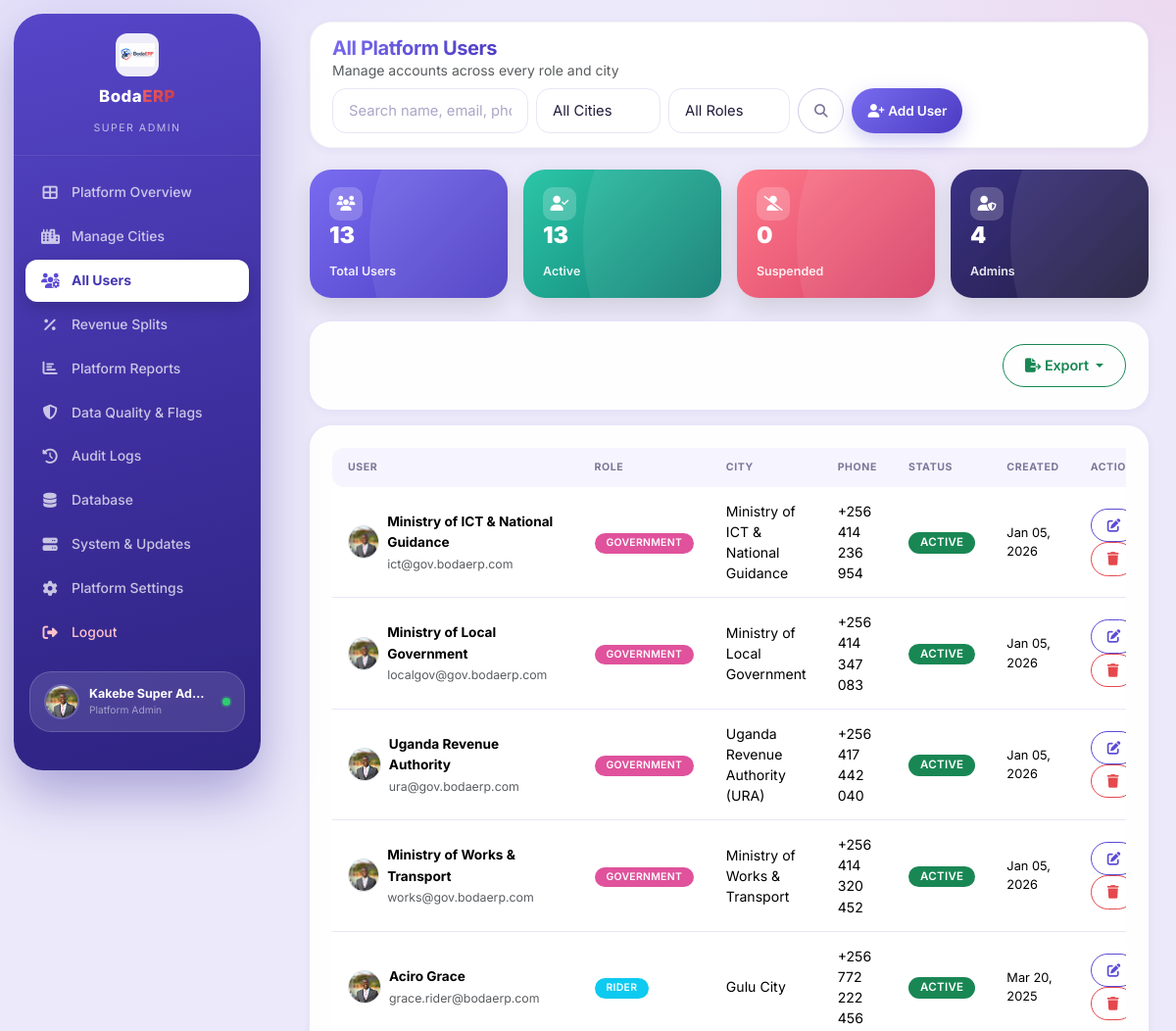
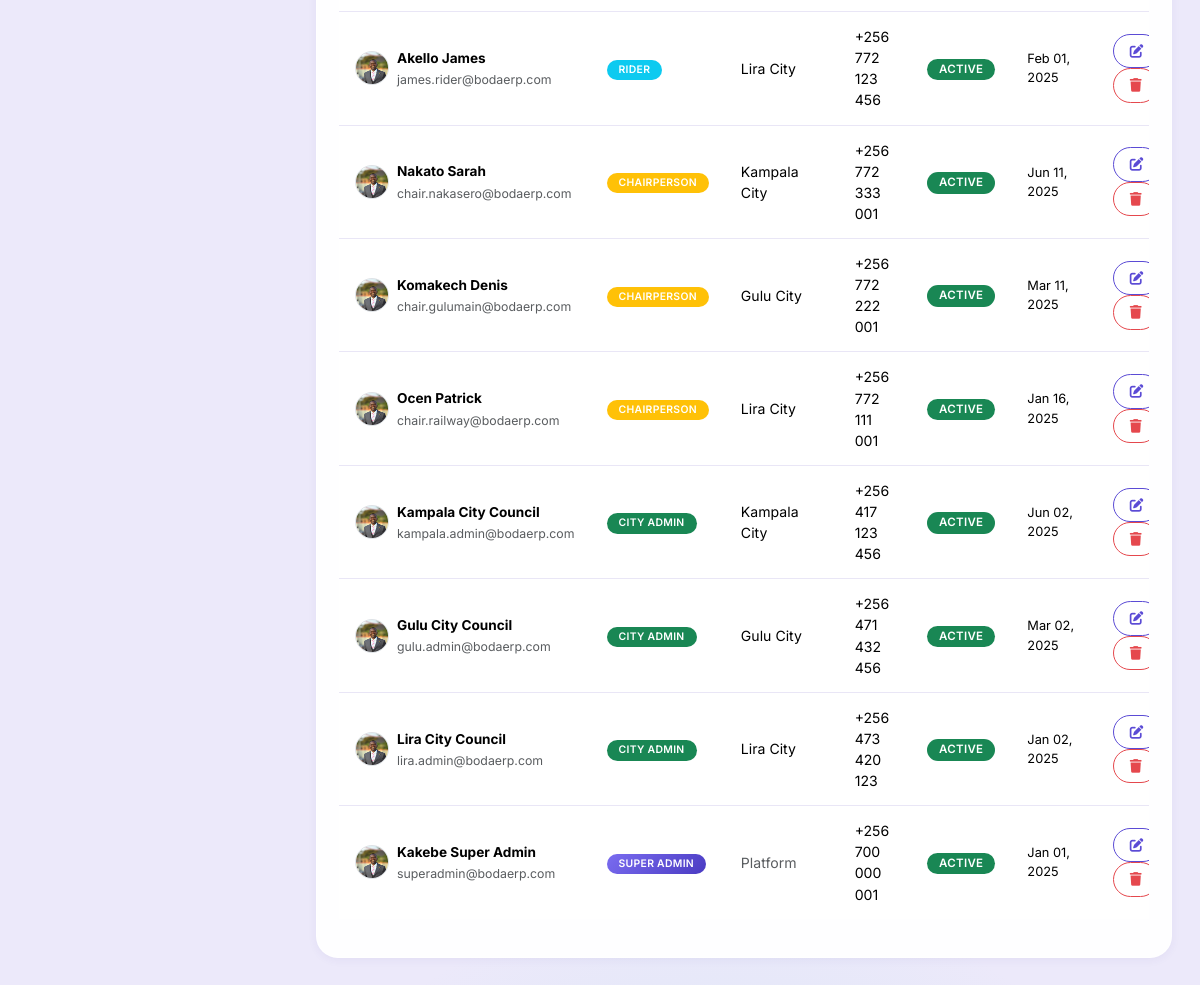
The page /packages/frontend/pages/superadmin/users.php (signed in) on the database its author committed (2 pictures, top to bottom).
### tables this page shows
CREATE TABLE users (
  id             INT AUTO_INCREMENT PRIMARY KEY,
  name           VARCHAR(150) NOT NULL,
  email          VARCHAR(150) NOT NULL UNIQUE,
  phone          VARCHAR(30),
  password_hash  VARCHAR(255) NOT NULL,
  role           ENUM('super_admin','city_admin','chairperson','rider','government') NOT NULL,
  city_id        CHAR(3) NULL,
  stage_id       INT NULL,
  agency_name    VARCHAR(150) NULL,
  avatar_path    VARCHAR(255),
  status         ENUM('active','suspended') NOT NULL DEFAULT 'active',
  deleted_at     DATETIME NULL,
  created_at     DATETIME NOT NULL DEFAULT CURRENT_TIMESTAMP,
  updated_at     DATETIME NOT NULL DEFAULT CURRENT_TIMESTAMP ON UPDATE CURRENT_TIMESTAMP,
  FOREIGN KEY (city_id)  REFERENCES cities(id)  ON DELETE RESTRICT,
  FOREIGN KEY (stage_id) REFERENCES stages(id)  ON DELETE SET NULL,
  INDEX idx_users_role (role),
  INDEX idx_users_city (city_id)
);

CREATE TABLE cities (
  id                        CHAR(3)          PRIMARY KEY,
  name                      VARCHAR(120)     NOT NULL,
  country                   VARCHAR(80)      NOT NULL DEFAULT 'Uganda',
  currency                  CHAR(3)          NOT NULL DEFAULT 'UGX',
  logo_path                 VARCHAR(255),
  annual_fee                DECIMAL(12,2)    NOT NULL DEFAULT 0,
  fiscal_year               VARCHAR(20)      NOT NULL DEFAULT '2026/2027',
  id_prefix                 VARCHAR(20)      NOT NULL,
  status                    ENUM('active','pending','suspended') NOT NULL DEFAULT 'pending',
  contact_email             VARCHAR(150),
  contact_phone             VARCHAR(30),
  address                   VARCHAR(255),
  payment_gateway           VARCHAR(60),
  sms_gateway               VARCHAR(60),
  revenue_split_city        TINYINT UNSIGNED NOT NULL DEFAULT 55,
  revenue_split_association TINYINT UNSIGNED NOT NULL DEFAULT 26,
  revenue_split_platform    TINYINT UNSIGNED NOT NULL DEFAULT 9,
  revenue_split_government  TINYINT UNSIGNED NOT NULL DEFAULT 10,
  compliance_target         TINYINT UNSIGNED NOT NULL DEFAULT 70,
  grace_period_days         SMALLINT UNSIGNED NOT NULL DEFAULT 30,
  reminder_days             SMALLINT UNSIGNED NOT NULL DEFAULT 14,
  created_by                INT NULL,
  created_at                DATETIME         NOT NULL DEFAULT CURRENT_TIMESTAMP,
  updated_at                DATETIME         NOT NULL DEFAULT CURRENT_TIMESTAMP ON UPDATE CURRENT_TIMESTAMP,
  CONSTRAINT chk_revenue_split CHECK (revenue_split_city + revenue_split_association + revenue_split_platform + revenue_split_government = 100)
);

### packages/frontend/pages/superadmin/users.php (the view, shortened to what the rows shown need)
<?php
$sql = "SELECT u.*, c.name AS city_name, c.logo_path AS city_logo FROM users u LEFT JOIN cities c ON c.id = u.city_id WHERE u.deleted_at IS NULL";
$params = [];
$sql .= " ORDER BY u.id DESC";
$users = fetchAll($sql, $params);
$roleColors = ['super_admin' => 'primary', 'city_admin' => 'success', 'chairperson' => 'warning', 'rider' => 'info'];
?>
<!DOCTYPE html>
<html lang="en">
<head>
    <?php $pageTitle = 'All Users - BodaERP Platform'; require __DIR__ . '/../../partials/head-assets.php'; ?>
</head>
<body>
<div class="main-content" id="mainContent">
    <div class="content-area">
        <div class="card">
            <div class="card-body">
                <div class="table-responsive">
                    <table class="table table-hover align-middle" id="usersTable">
                        <thead><tr><th>User</th><th>Role</th><th>City</th><th>Phone</th><th>Status</th><th>Created</th><th class="no-export">Actions</th></tr></thead>
                        <tbody>
                        <?php foreach ($users as $u): $sc = ['active'=>'success','suspended'=>'secondary']; ?>
                            <tr>
                                <td>
                                    <div class="d-flex align-items-center gap-2">
                                        <img src="<?= BASE_URL ?>/assets/images/avatar-placeholder.png" width="34" height="34" class="rounded-circle border">
                                        <div><strong style="font-size:0.85rem;"><?= h($u['name']) ?></strong><br><small class="text-muted"><?= h($u['email']) ?></small></div>
                                    </div>
                                </td>
                                <td><?php if ($u['role'] === 'government'): ?><span class="badge" style="font-size:0.65rem;background:#e0529c;">GOVERNMENT</span><?php else: ?><span class="badge bg-<?= $roleColors[$u['role']] ?? 'secondary' ?>" style="font-size:0.65rem;"><?= strtoupper(str_replace('_',' ',$u['role'])) ?></span><?php endif; ?></td>
                                <td><?= $u['role'] === 'government' ? h($u['agency_name'] ?: 'National') : ($u['city_name'] ? h($u['city_name']) : '<span class="text-muted">Platform</span>') ?></td>
                                <td><?= h($u['phone'] ?: '—') ?></td>
                                <td><span class="badge bg-<?= $sc[$u['status']] ?? 'secondary' ?>"><?= strtoupper($u['status']) ?></span></td>
                                <td style="font-size:0.8rem;"><?= formatDate($u['created_at']) ?></td>
                                <td class="no-export">
                                    <button class="btn btn-sm btn-outline-primary" onclick="openEditUser(<?= (int) $u['id'] ?>)"><i class="fas fa-edit"></i></button>
                                    <form method="post" class="d-inline" onsubmit="return confirm('Delete this user?');">
                                        <button type="submit" class="btn btn-sm btn-outline-danger"><i class="fas fa-trash"></i></button>
                                    </form>
                                </td>
                            </tr>
                        <?php endforeach; ?>
                        </tbody>
                    </table>
                </div>
            </div>
        </div>
    </div>
</div>
</body>
</html>

### rows shown on the page
users: name "Ministry of ICT & National Guidance", email "ict@gov.bodaerp.com", role "GOVERNMENT", agency_name "Ministry of ICT & National Guidance", phone "+256 414 236 954", status "ACTIVE", created_at "Jan 05, 2026"
users: name "Ministry of Local Government", email "localgov@gov.bodaerp.com", role "GOVERNMENT", agency_name "Ministry of Local Government", phone "+256 414 347 083", status "ACTIVE", created_at "Jan 05, 2026"
users: name "Uganda Revenue Authority", email "ura@gov.bodaerp.com", role "GOVERNMENT", agency_name "Uganda Revenue Authority (URA)", phone "+256 417 442 040", status "ACTIVE", created_at "Jan 05, 2026"
users: name "Ministry of Works & Transport", email "works@gov.bodaerp.com", role "GOVERNMENT", agency_name "Ministry of Works & Transport", phone "+256 414 320 452", status "ACTIVE", created_at "Jan 05, 2026"
users: name "Aciro Grace", email "grace.rider@bodaerp.com", role "RIDER", city.name "Gulu City", phone "+256 772 222 456", status "ACTIVE", created_at "Mar 20, 2025"
users: name "Akello James", email "james.rider@bodaerp.com", role "RIDER", city.name "Lira City", phone "+256 772 123 456", status "ACTIVE", created_at "Feb 01, 2025"
users: name "Nakato Sarah", email "chair.nakasero@bodaerp.com", role "CHAIRPERSON", city.name "Kampala City", phone "+256 772 333 001", status "ACTIVE", created_at "Jun 11, 2025"
users: name "Komakech Denis", email "chair.gulumain@bodaerp.com", role "CHAIRPERSON", city.name "Gulu City", phone "+256 772 222 001", status "ACTIVE", created_at "Mar 11, 2025"
users: name "Ocen Patrick", email "chair.railway@bodaerp.com", role "CHAIRPERSON", city.name "Lira City", phone "+256 772 111 001", status "ACTIVE", created_at "Jan 16, 2025"
users: name "Kampala City Council", email "kampala.admin@bodaerp.com", role "CITY ADMIN", city.name "Kampala City", phone "+256 417 123 456", status "ACTIVE", created_at "Jun 02, 2025"
users: name "Gulu City Council", email "gulu.admin@bodaerp.com", role "CITY ADMIN", city.name "Gulu City", phone "+256 471 432 456", status "ACTIVE", created_at "Mar 02, 2025"
users: name "Lira City Council", email "lira.admin@bodaerp.com", role "CITY ADMIN", city.name "Lira City", phone "+256 473 420 123", status "ACTIVE", created_at "Jan 02, 2025"
users: name "Kakebe Super Admin", email "superadmin@bodaerp.com", role "SUPER ADMIN", shows "Platform", phone "+256 700 000 001", status "ACTIVE", created_at "Jan 01, 2025"

### other values the page prints
$label "Platform Overview"
$label "Manage Cities"
$label "All Users"
$label "Revenue Splits"
$label "Platform Reports"
$label "Data Quality & Flags"
$label "Audit Logs"
$label "Database"
$label "System & Updates"
$label "Platform Settings"
$_SESSION['name'] "Kakebe Super Admin"
$sfcRole "Platform Admin"
$totalUsersAll "13"
$activeUsersAll "13"
$suspendedUsersAll "0"
